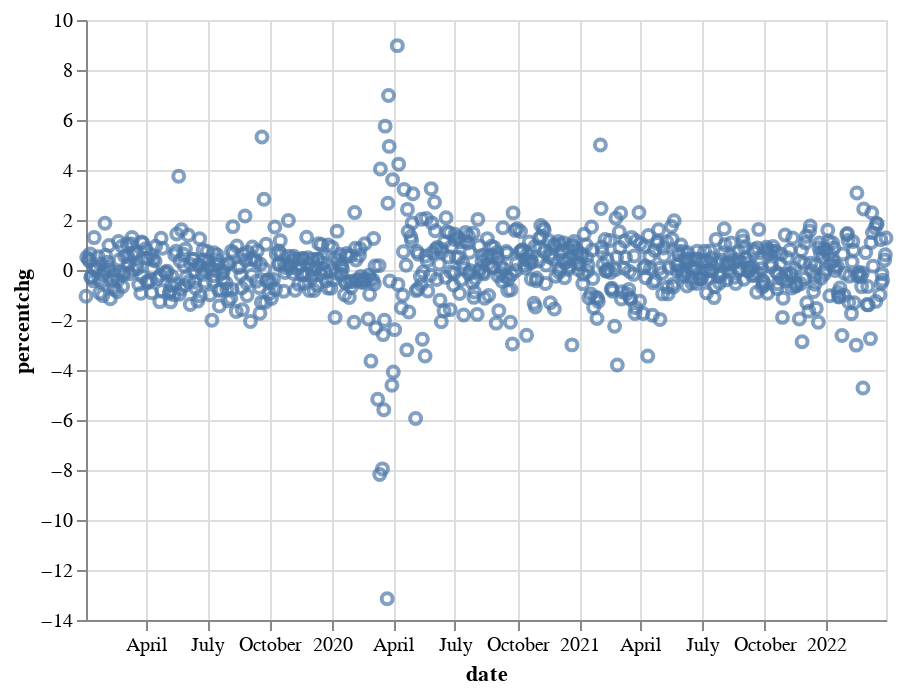

Notebook code cell kept with this figure:
### Code cell
altdata_closepercentchg2 = boolean_shock(2, bse_data, 'close')
altdata_closepercentchg2.reset_index(inplace=True)
altdata_closepercentchg2.rename(columns={list(altdata_closepercentchg2)[0]:'date'}, inplace=True)

alt.Chart(altdata_closepercentchg2).mark_point().encode(
    x='date',
    y='percentchg'
)

### Figure 1 — Vega-Lite specification as saved in the notebook (floating-point values rounded to 4 significant figures; data arrays with more than 128 entries replaced by an {"elided": "..."} marker saying what was removed)
{"config": {"view": {"continuousWidth": 400, "continuousHeight": 300}}, "data": {"name": "data-a109b559f8f9bcf406efdba6813c88e8"}, "mark": "point", "encoding": {"x": {"field": "date", "type": "temporal"}, "y": {"field": "percentchg", "type": "quantitative"}}, "$schema": "https://vega.github.io/schema/vega-lite/v4.17.0.json", "datasets": {"data-a109b559f8f9bcf406efdba6813c88e8": {"elided": "796 records"}}}
